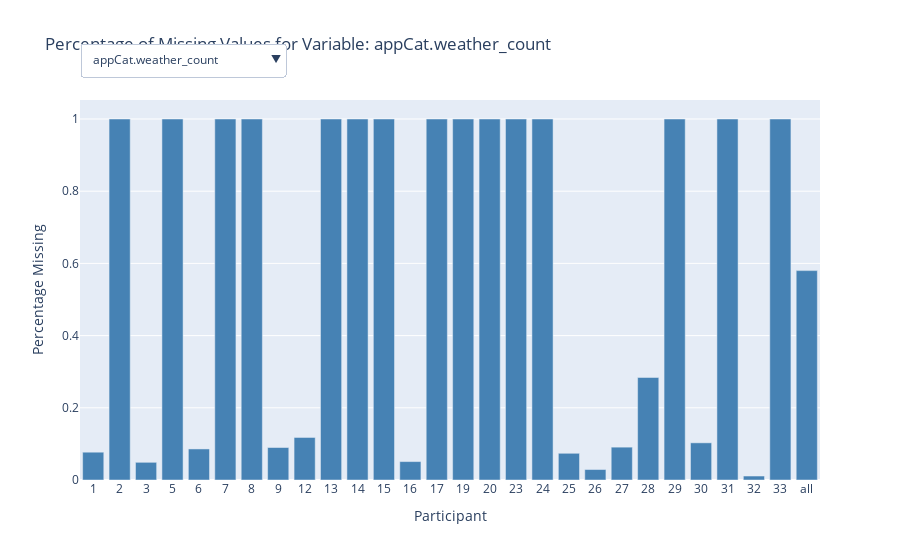

Notebook source saved alongside this figure:
### Markdown cell above
#### Plot nan exploration

### Code cell
def plotly_nan_exploration(df_nans, save_html=True, show_plot=True, title="nan_exploration"):
    """
    Create an interactive Plotly bar chart that shows the percentage of missing values
    per participant for a selected variable. A dropdown allows selection of the variable.
    
    The x-axis labels (participants) are sorted ascendingly. Numeric participant ids are 
    sorted numerically and non-numeric ones (like "all") are placed after.
    
    Parameters:
        df_nans (pd.DataFrame): DataFrame with columns 'variable', 'nan_percentage', 
                                'participant', etc.
        
    Returns:
        fig (plotly.graph_objects.Figure): Interactive bar chart.
    """
    # Get the list of unique variables
    variables = df_nans['variable'].unique()
    
    # Create a dictionary for each variable containing its sorted x and y data
    data_dict = {}
    for var in variables:
        # Get rows corresponding to the variable and make a copy for sorting
        df_var = df_nans[df_nans['variable'] == var].copy()
        # Try converting participant to numeric; non-convertible values become NaN.
        df_var['sort_key'] = pd.to_numeric(df_var['participant'], errors='coerce')
        # Sort: numeric values (lower sort_key) come first; then non-numeric values.
        df_var = df_var.sort_values(by=['sort_key', 'participant'])
        # Convert participants to string to treat them as categorical labels.
        x_labels = df_var['participant'].astype(str).tolist()
        data_dict[var] = {
            "x": x_labels,
            "y": df_var['nan_percentage'].tolist()
        }
    
    # Create initial plot for the first variable in the list
    initial_var = variables[0]
    fig = go.Figure(
        data=[
            go.Bar(
                x=data_dict[initial_var]["x"],
                y=data_dict[initial_var]["y"],
                marker_color='steelblue'
            )
        ]
    )
    
    # Define dropdown buttons to update the data based on variable selection
    dropdown_buttons = []
    for var in variables:
        dropdown_buttons.append(
            dict(
                label=var,
                method="update",
                args=[
                    {"x": [data_dict[var]["x"]],
                     "y": [data_dict[var]["y"]]
                    },
                    {"title": f"Percentage of Missing Values for Variable: {var}"}
                ]
            )
        )
    
    # Update the layout with title, axis labels, and dropdown menu
    fig.update_layout(
        title=f"Percentage of Missing Values for Variable: {initial_var}",
        xaxis_title="Participant",
        yaxis_title="Percentage Missing",
        updatemenus=[
            dict(
                active=0,
                buttons=dropdown_buttons,
                x=0.0,
                xanchor="left",
                y=1.15,
                yanchor="top"
            )
        ]
    )
    
    # Force the x-axis to treat values as categorical so that all labels are shown
    fig.update_xaxes(type='category')
    
    if save_html:
        outdir = "figures/plotly/nan_exploration"
        os.makedirs(outdir, exist_ok=True)
        fig.write_html(os.path.join(outdir, f"{title}.html"))
    
    # Show the figure if requested.
    if show_plot:
        fig.show()


plotly_nan_exploration(df_nans)

### Figure 1 — Plotly figure (JSON) as saved in the notebook; plotly's stock layout.template omitted (floating-point values rounded to 4 significant figures)
{"data": [{"marker": {"color": "steelblue"}, "type": "bar", "x": ["1", "2", "3", "5", "6", "7", "8", "9", "12", "13", "14", "15", "16", "17", "19", "20", "23", "24", "25", "26", "27", "28", "29", "30", "31", "32", "33", "all"], "y": [0.077, 1, 0.049, 1, 0.086, 1, 1, 0.09, 0.118, 1, 1, 1, 0.051, 1, 1, 1, 1, 1, 0.074, 0.029, 0.091, 0.284, 1, 0.103, 1, 0.011, 1, 0.58]}], "layout": {"title": {"text": "Percentage of Missing Values for Variable: appCat.weather_count"}, "updatemenus": [{"active": 0, "buttons": [{"args": [{"x": [["1", "2", "3", "5", "6", "7", "8", "9", "12", "13", "14", "15", "16", "17", "19", "20", "23", "24", "25", "26", "27", "28", "29", "30", "31", "32", "33", "all"]], "y": [[0.077, 1, 0.049, 1, 0.086, 1, 1, 0.09, 0.118, 1, 1, 1, 0.051, 1, 1, 1, 1, 1, 0.074, 0.029, 0.091, 0.284, 1, 0.103, 1, 0.011, 1, 0.58]]}, {"title": "Percentage of Missing Values for Variable: appCat.weather_count"}], "label": "appCat.weather_count", "method": "update"}, {"args": [{"x": [["1", "2", "3", "5", "6", "7", "8", "9", "12", "13", "14", "15", "16", "17", "19", "20", "23", "24", "25", "26", "27", "28", "29", "30", "31", "32", "33", "all"]], "y": [[0.897, 1, 0.654, 0.987, 0.691, 1, 0.923, 0.808, 0.737, 0.831, 0.962, 0.877, 1, 0.782, 1, 1, 0.844, 0.855, 0.765, 0.99, 0.989, 0.988, 0.511, 0.808, 0.744, 0.954, 0.981, 0.872]]}, {"title": "Percentage of Missing Values for Variable: appCat.office"}], "label": "appCat.office", "method": "update"}, {"args": [{"x": [["1", "2", "3", "5", "6", "7", "8", "9", "12", "13", "14", "15", "16", "17", "19", "20", "23", "24", "25", "26", "27", "28", "29", "30", "31", "32", "33", "all"]], "y": [[0.59, 1, 0.691, 1, 1, 1, 1, 0.731, 0.75, 1, 0.872, 0.988, 0.808, 0.974, 1, 0.974, 1, 1, 0.963, 1, 1, 0.679, 0.955, 0.679, 0.767, 1, 0.99, 0.904]]}, {"title": "Percentage of Missing Values for Variable: appCat.finance"}], "label": "appCat.finance", "method": "update"}, {"args": [{"x": [["1", "2", "3", "5", "6", "7", "8", "9", "12", "13", "14", "15", "16", "17", "19", "20", "23", "24", "25", "26", "27", "28", "29", "30", "31", "32", "33", "all"]], "y": [[0.077, 1, 0.049, 1, 1, 1, 1, 0.09, 0.118, 1, 0.077, 0.025, 0.051, 0.038, 1, 0.154, 1, 1, 0.074, 1, 1, 0.284, 0.17, 0.103, 0.133, 1, 0.029, 0.486]]}, {"title": "Percentage of Missing Values for Variable: appCat.finance_count"}], "label": "appCat.finance_count", "method": "update"}, {"args": [{"x": [["1", "2", "3", "5", "6", "7", "8", "9", "12", "13", "14", "15", "16", "17", "19", "20", "23", "24", "25", "26", "27", "28", "29", "30", "31", "32", "33", "all"]], "y": [[0.987, 1, 0.975, 1, 0.889, 1, 1, 0.872, 0.961, 1, 1, 1, 0.974, 1, 1, 1, 1, 1, 0.741, 0.825, 0.898, 0.667, 1, 0.872, 1, 0.989, 1, 0.948]]}, {"title": "Percentage of Missing Values for Variable: appCat.weather"}], "label": "appCat.weather", "method": "update"}, {"args": [{"x": [["1", "2", "3", "5", "6", "7", "8", "9", "12", "13", "14", "15", "16", "17", "19", "20", "23", "24", "25", "26", "27", "28", "29", "30", "31", "32", "33", "all"]], "y": [[0.077, 1, 0.049, 0.091, 0.086, 1, 0.141, 0.09, 0.118, 0.065, 0.077, 0.025, 1, 0.038, 1, 1, 0.182, 0, 0.074, 0.029, 0.091, 0.284, 0.17, 0.103, 0.133, 0.011, 0.029, 0.238]]}, {"title": "Percentage of Missing Values for Variable: appCat.office_count"}], "label": "appCat.office_count", "method": "update"}, {"args": [{"x": [["1", "2", "3", "5", "6", "7", "8", "9", "12", "13", "14", "15", "16", "17", "19", "20", "23", "24", "25", "26", "27", "28", "29", "30", "31", "32", "33", "all"]], "y": [[0.077, 1, 0.049, 0.091, 0.086, 0, 0.141, 0.09, 0.118, 0.065, 0.077, 0.025, 0.051, 0.038, 0.064, 0.154, 0.182, 0, 0.074, 0.029, 1, 0.284, 1, 0.103, 0.133, 1, 0.029, 0.227]]}, {"title": "Percentage of Missing Values for Variable: appCat.unknown_count"}], "label": "appCat.unknown_count", "method": "update"}, {"args": [{"x": [["1", "2", "3", "5", "6", "7", "8", "9", "12", "13", "14", "15", "16", "17", "19", "20", "23", "24", "25", "26", "27", "28", "29", "30", "31", "32", "33", "all"]], "y": [[0.923, 1, 0.593, 0.506, 0.988, 0.64, 0.897, 0.846, 0.987, 0.909, 0.987, 0.988, 0.987, 0.987, 0.885, 0.885, 0.545, 0.839, 0.975, 0.874, 1, 0.753, 1, 0.59, 0.989, 1, 0.952, 0.877]]}, {"title": "Percentage of Missing Values for Variable: appCat.unknown"}], "label": "appCat.unknown", "method": "update"}, {"args": [{"x": [["1", "2", "3", "5", "6", "7", "8", "9", "12", "13", "14", "15", "16", "17", "19", "20", "23", "24", "25", "26", "27", "28", "29", "30", "31", "32", "33", "all"]], "y": [[0.077, 1, 1, 1, 0.086, 0, 1, 0.09, 0.118, 1, 0.077, 1, 0.051, 0.038, 0.064, 0.154, 0.182, 1, 0.074, 1, 0.091, 0.284, 1, 0.103, 1, 1, 1, 0.517]]}, {"title": "Percentage of Missing Values for Variable: appCat.game_count"}], "label": "appCat.game_count", "method": "update"}, {"args": [{"x": [["1", "2", "3", "5", "6", "7", "8", "9", "12", "13", "14", "15", "16", "17", "19", "20", "23", "24", "25", "26", "27", "28", "29", "30", "31", "32", "33", "all"]], "y": [[0.91, 1, 1, 1, 0.901, 0.98, 1, 0.974, 0.882, 1, 0.987, 1, 0.987, 0.974, 0.974, 0.795, 0.636, 1, 0.728, 1, 0.568, 0.617, 1, 0.679, 1, 1, 1, 0.91]]}, {"title": "Percentage of Missing Values for Variable: appCat.game"}], "label": "appCat.game", "method": "update"}, {"args": [{"x": [["1", "2", "3", "5", "6", "7", "8", "9", "12", "13", "14", "15", "16", "17", "19", "20", "23", "24", "25", "26", "27", "28", "29", "30", "31", "32", "33", "all"]], "y": [[0.423, 0.941, 0.741, 0.455, 1, 0.86, 0.603, 0.731, 0.737, 0.922, 0.987, 0.975, 0.974, 0.718, 0.974, 0.987, 0.792, 0.565, 0.988, 0.893, 0.966, 0.679, 0.864, 0.436, 0.644, 0.954, 0.712, 0.799]]}, {"title": "Percentage of Missing Values for Variable: appCat.utilities"}], "label": "appCat.utilities", "method": "update"}, {"args": [{"x": [["1", "2", "3", "5", "6", "7", "8", "9", "12", "13", "14", "15", "16", "17", "19", "20", "23", "24", "25", "26", "27", "28", "29", "30", "31", "32", "33", "all"]], "y": [[0.077, 0, 0.049, 0.091, 1, 0, 0.141, 0.09, 0.118, 0.065, 0.077, 0.025, 0.051, 0.038, 0.064, 0.154, 0.182, 0, 0.074, 0.029, 0.091, 0.284, 0.17, 0.103, 0.133, 0.011, 0.029, 0.118]]}, {"title": "Percentage of Missing Values for Variable: appCat.utilities_count"}], "label": "appCat.utilities_count", "method": "update"}, {"args": [{"x": [["1", "2", "3", "5", "6", "7", "8", "9", "12", "13", "14", "15", "16", "17", "19", "20", "23", "24", "25", "26", "27", "28", "29", "30", "31", "32", "33", "all"]], "y": [[0.679, 0.809, 0.84, 0.987, 0.605, 0.56, 0.949, 0.718, 0.592, 0.779, 0.91, 0.938, 0.962, 0.577, 0.962, 0.987, 0.623, 0.871, 0.765, 0.874, 0.773, 0.704, 0.75, 0.795, 0.922, 0.77, 0.817, 0.801]]}, {"title": "Percentage of Missing Values for Variable: appCat.travel"}], "label": "appCat.travel", "method": "update"}, {"args": [{"x": [["1", "2", "3", "5", "6", "7", "8", "9", "12", "13", "14", "15", "16", "17", "19", "20", "23", "24", "25", "26", "27", "28", "29", "30", "31", "32", "33", "all"]], "y": [[0.397, 0.529, 0.407, 0.312, 0.432, 0.1, 0.603, 0.526, 0.474, 0.597, 0.897, 0.938, 0.667, 0.474, 0.923, 0.731, 0.455, 0.694, 0.852, 0.66, 0.977, 0.58, 0.716, 0.41, 0.667, 0.494, 0.577, 0.605]]}, {"title": "Percentage of Missing Values for Variable: appCat.entertainment"}], "label": "appCat.entertainment", "method": "update"}, {"args": [{"x": [["1", "2", "3", "5", "6", "7", "8", "9", "12", "13", "14", "15", "16", "17", "19", "20", "23", "24", "25", "26", "27", "28", "29", "30", "31", "32", "33", "all"]], "y": [[0.397, 0.515, 0.951, 0.558, 0.432, 0.04, 0.308, 0.667, 0.474, 0.325, 0.667, 0.864, 0.564, 0.397, 0.603, 0.641, 0.506, 0.177, 0.667, 0.553, 0.511, 0.531, 0.511, 0.41, 0.656, 0.77, 0.577, 0.541]]}, {"title": "Percentage of Missing Values for Variable: appCat.social"}], "label": "appCat.social", "method": "update"}, {"args": [{"x": [["1", "2", "3", "5", "6", "7", "8", "9", "12", "13", "14", "15", "16", "17", "19", "20", "23", "24", "25", "26", "27", "28", "29", "30", "31", "32", "33", "all"]], "y": [[0.346, 0.029, 0.284, 0.429, 0.383, 0.4, 0.897, 0.41, 0.276, 0.532, 0.526, 0.198, 0.321, 0.577, 0.103, 0.744, 0.468, 0.258, 0.148, 0.398, 0.284, 0.642, 0.614, 0.385, 0.378, 0.08, 0.154, 0.379]]}, {"title": "Percentage of Missing Values for Variable: call"}], "label": "call", "method": "update"}, {"args": [{"x": [["1", "2", "3", "5", "6", "7", "8", "9", "12", "13", "14", "15", "16", "17", "19", "20", "23", "24", "25", "26", "27", "28", "29", "30", "31", "32", "33", "all"]], "y": [[0.679, 0.382, 0.556, 0.779, 0.691, 0.46, 0.744, 0.731, 0.776, 0.675, 0.654, 0.691, 0.487, 0.654, 0.731, 0.603, 0.753, 0.532, 0.741, 0.709, 0.636, 0.877, 0.432, 0.872, 0.6, 0.678, 0.587, 0.659]]}, {"title": "Percentage of Missing Values for Variable: sms"}], "label": "sms", "method": "update"}, {"args": [{"x": [["1", "2", "3", "5", "6", "7", "8", "9", "12", "13", "14", "15", "16", "17", "19", "20", "23", "24", "25", "26", "27", "28", "29", "30", "31", "32", "33", "all"]], "y": [[0.41, 0.544, 0.42, 0.312, 0.457, 0.04, 0.308, 0.551, 0.474, 0.338, 0.436, 0.691, 0.628, 0.397, 0.423, 0.692, 0.481, 0.113, 0.617, 0.553, 0.511, 0.531, 0.534, 0.41, 0.622, 0.552, 0.577, 0.48]]}, {"title": "Percentage of Missing Values for Variable: appCat.other"}], "label": "appCat.other", "method": "update"}, {"args": [{"x": [["1", "2", "3", "5", "6", "7", "8", "9", "12", "13", "14", "15", "16", "17", "19", "20", "23", "24", "25", "26", "27", "28", "29", "30", "31", "32", "33", "all"]], "y": [[0.397, 0.397, 0.42, 0.312, 0.444, 0.04, 0.205, 0.41, 0.461, 0.312, 0.436, 0.321, 0.321, 0.282, 0.41, 0.397, 0.494, 0.145, 0.63, 0.34, 0.523, 0.531, 0.523, 0.397, 0.522, 0.575, 0.587, 0.412]]}, {"title": "Percentage of Missing Values for Variable: circumplex.valence"}], "label": "circumplex.valence", "method": "update"}, {"args": [{"x": [["1", "2", "3", "5", "6", "7", "8", "9", "12", "13", "14", "15", "16", "17", "19", "20", "23", "24", "25", "26", "27", "28", "29", "30", "31", "32", "33", "all"]], "y": [[0.397, 0.397, 0.42, 0.312, 0.444, 0.04, 0.205, 0.41, 0.461, 0.312, 0.436, 0.321, 0.321, 0.282, 0.41, 0.397, 0.494, 0.113, 0.63, 0.34, 0.523, 0.531, 0.523, 0.397, 0.522, 0.575, 0.587, 0.411]]}, {"title": "Percentage of Missing Values for Variable: mood"}], "label": "mood", "method": "update"}, {"args": [{"x": [["1", "2", "3", "5", "6", "7", "8", "9", "12", "13", "14", "15", "16", "17", "19", "20", "23", "24", "25", "26", "27", "28", "29", "30", "31", "32", "33", "all"]], "y": [[0.397, 0.397, 0.42, 0.312, 0.444, 0.04, 0.205, 0.41, 0.461, 0.312, 0.436, 0.321, 0.321, 0.282, 0.41, 0.397, 0.494, 0.113, 0.63, 0.34, 0.523, 0.531, 0.523, 0.397, 0.522, 0.575, 0.587, 0.411]]}, {"title": "Percentage of Missing Values for Variable: circumplex.arousal_max"}], "label": "circumplex.arousal_max", "method": "update"}, {"args": [{"x": [["1", "2", "3", "5", "6", "7", "8", "9", "12", "13", "14", "15", "16", "17", "19", "20", "23", "24", "25", "26", "27", "28", "29", "30", "31", "32", "33", "all"]], "y": [[0.397, 0.397, 0.42, 0.312, 0.444, 0.04, 0.205, 0.41, 0.461, 0.312, 0.436, 0.321, 0.321, 0.282, 0.41, 0.397, 0.494, 0.145, 0.63, 0.34, 0.523, 0.531, 0.523, 0.397, 0.522, 0.575, 0.587, 0.412]]}, {"title": "Percentage of Missing Values for Variable: circumplex.valence_max"}], "label": "circumplex.valence_max", "method": "update"}, {"args": [{"x": [["1", "2", "3", "5", "6", "7", "8", "9", "12", "13", "14", "15", "16", "17", "19", "20", "23", "24", "25", "26", "27", "28", "29", "30", "31", "32", "33", "all"]], "y": [[0.397, 0.397, 0.42, 0.312, 0.444, 0.04, 0.205, 0.41, 0.461, 0.312, 0.436, 0.321, 0.321, 0.282, 0.41, 0.397, 0.494, 0.145, 0.63, 0.34, 0.523, 0.531, 0.523, 0.397, 0.522, 0.575, 0.587, 0.412]]}, {"title": "Percentage of Missing Values for Variable: circumplex.valence_min"}], "label": "circumplex.valence_min", "method": "update"}, {"args": [{"x": [["1", "2", "3", "5", "6", "7", "8", "9", "12", "13", "14", "15", "16", "17", "19", "20", "23", "24", "25", "26", "27", "28", "29", "30", "31", "32", "33", "all"]], "y": [[0.397, 0.397, 0.42, 0.312, 0.444, 0.04, 0.205, 0.41, 0.461, 0.312, 0.436, 0.321, 0.321, 0.282, 0.41, 0.397, 0.494, 0.113, 0.63, 0.34, 0.523, 0.531, 0.523, 0.397, 0.522, 0.575, 0.587, 0.411]]}, {"title": "Percentage of Missing Values for Variable: circumplex.arousal_min"}], "label": "circumplex.arousal_min", "method": "update"}, {"args": [{"x": [["1", "2", "3", "5", "6", "7", "8", "9", "12", "13", "14", "15", "16", "17", "19", "20", "23", "24", "25", "26", "27", "28", "29", "30", "31", "32", "33", "all"]], "y": [[0.397, 0.397, 0.42, 0.312, 0.444, 0.04, 0.205, 0.41, 0.461, 0.312, 0.436, 0.321, 0.321, 0.282, 0.41, 0.397, 0.494, 0.113, 0.63, 0.34, 0.523, 0.531, 0.523, 0.397, 0.522, 0.575, 0.587, 0.411]]}, {"title": "Percentage of Missing Values for Variable: circumplex.arousal"}], "label": "circumplex.arousal", "method": "update"}, {"args": [{"x": [["1", "2", "3", "5", "6", "7", "8", "9", "12", "13", "14", "15", "16", "17", "19", "20", "23", "24", "25", "26", "27", "28", "29", "30", "31", "32", "33", "all"]], "y": [[0.397, 0.471, 0.407, 0.338, 0.457, 0.04, 0.333, 0.538, 0.474, 0.325, 0.41, 0.481, 0.333, 0.397, 0.423, 0.526, 0.429, 0.097, 0.617, 0.544, 0.511, 0.519, 0.523, 0.41, 0.589, 0.517, 0.567, 0.445]]}, {"title": "Percentage of Missing Values for Variable: appCat.builtin"}], "label": "appCat.builtin", "method": "update"}, {"args": [{"x": [["1", "2", "3", "5", "6", "7", "8", "9", "12", "13", "14", "15", "16", "17", "19", "20", "23", "24", "25", "26", "27", "28", "29", "30", "31", "32", "33", "all"]], "y": [[0.397, 0.471, 0.407, 0.351, 0.432, 0.18, 0.359, 0.538, 0.474, 0.429, 0.41, 0.407, 0.359, 0.397, 0.41, 0.513, 0.429, 0.081, 0.617, 0.544, 0.511, 0.519, 0.511, 0.41, 0.589, 0.506, 0.567, 0.448]]}, {"title": "Percentage of Missing Values for Variable: activity_max"}], "label": "activity_max", "method": "update"}, {"args": [{"x": [["1", "2", "3", "5", "6", "7", "8", "9", "12", "13", "14", "15", "16", "17", "19", "20", "23", "24", "25", "26", "27", "28", "29", "30", "31", "32", "33", "all"]], "y": [[0.397, 0.456, 0.407, 0.312, 0.444, 0.04, 0.308, 0.526, 0.474, 0.325, 0.41, 0.481, 0.333, 0.397, 0.41, 0.5, 0.429, 0.097, 0.617, 0.544, 0.511, 0.531, 0.511, 0.41, 0.589, 0.494, 0.567, 0.44]]}, {"title": "Percentage of Missing Values for Variable: screen"}], "label": "screen", "method": "update"}, {"args": [{"x": [["1", "2", "3", "5", "6", "7", "8", "9", "12", "13", "14", "15", "16", "17", "19", "20", "23", "24", "25", "26", "27", "28", "29", "30", "31", "32", "33", "all"]], "y": [[0.397, 0.471, 0.407, 0.351, 0.432, 0.18, 0.359, 0.538, 0.474, 0.429, 0.41, 0.407, 0.359, 0.397, 0.41, 0.513, 0.429, 0.081, 0.617, 0.544, 0.511, 0.519, 0.511, 0.41, 0.589, 0.506, 0.567, 0.448]]}, {"title": "Percentage of Missing Values for Variable: activity"}], "label": "activity", "method": "update"}, {"args": [{"x": [["1", "2", "3", "5", "6", "7", "8", "9", "12", "13", "14", "15", "16", "17", "19", "20", "23", "24", "25", "26", "27", "28", "29", "30", "31", "32", "33", "all"]], "y": [[0.397, 0.485, 0.407, 0.312, 0.432, 0.04, 0.308, 0.526, 0.474, 0.325, 0.462, 0.556, 0.397, 0.397, 0.41, 0.59, 0.429, 0.097, 0.617, 0.544, 0.511, 0.519, 0.511, 0.41, 0.6, 0.494, 0.577, 0.451]]}, {"title": "Percentage of Missing Values for Variable: appCat.communication"}], "label": "appCat.communication", "method": "update"}, {"args": [{"x": [["1", "2", "3", "5", "6", "7", "8", "9", "12", "13", "14", "15", "16", "17", "19", "20", "23", "24", "25", "26", "27", "28", "29", "30", "31", "32", "33", "all"]], "y": [[0.077, 0, 0.049, 0.091, 0.086, 0, 0.141, 0.09, 0.118, 0.065, 0.077, 0.025, 0.051, 0.038, 0.064, 0.154, 0.182, 0, 0.074, 0.029, 0.091, 0.284, 0.17, 0.103, 0.133, 0.011, 0.029, 0.084]]}, {"title": "Percentage of Missing Values for Variable: circumplex.valence_count"}], "label": "circumplex.valence_count", "method": "update"}, {"args": [{"x": [["1", "2", "3", "5", "6", "7", "8", "9", "12", "13", "14", "15", "16", "17", "19", "20", "23", "24", "25", "26", "27", "28", "29", "30", "31", "32", "33", "all"]], "y": [[0.077, 0, 0.049, 0.091, 0.086, 0, 0.141, 0.09, 0.118, 0.065, 0.077, 0.025, 0.051, 0.038, 0.064, 0.154, 0.182, 0, 0.074, 0.029, 0.091, 0.284, 0.17, 0.103, 0.133, 0.011, 0.029, 0.084]]}, {"title": "Percentage of Missing Values for Variable: activity_count"}], "label": "activity_count", "method": "update"}, {"args": [{"x": [["1", "2", "3", "5", "6", "7", "8", "9", "12", "13", "14", "15", "16", "17", "19", "20", "23", "24", "25", "26", "27", "28", "29", "30", "31", "32", "33", "all"]], "y": [[0.077, 0, 0.049, 0.091, 0.086, 0, 0.141, 0.09, 0.118, 0.065, 0.077, 0.025, 0.051, 0.038, 0.064, 0.154, 0.182, 0, 0.074, 0.029, 0.091, 0.284, 0.17, 0.103, 0.133, 0.011, 0.029, 0.084]]}, {"title": "Percentage of Missing Values for Variable: screen_count"}], "label": "screen_count", "method": "update"}, {"args": [{"x": [["1", "2", "3", "5", "6", "7", "8", "9", "12", "13", "14", "15", "16", "17", "19", "20", "23", "24", "25", "26", "27", "28", "29", "30", "31", "32", "33", "all"]], "y": [[0.077, 0, 0.049, 0.091, 0.086, 0, 0.141, 0.09, 0.118, 0.065, 0.077, 0.025, 0.051, 0.038, 0.064, 0.154, 0.182, 0, 0.074, 0.029, 0.091, 0.284, 0.17, 0.103, 0.133, 0.011, 0.029, 0.084]]}, {"title": "Percentage of Missing Values for Variable: mood_count"}], "label": "mood_count", "method": "update"}, {"args": [{"x": [["1", "2", "3", "5", "6", "7", "8", "9", "12", "13", "14", "15", "16", "17", "19", "20", "23", "24", "25", "26", "27", "28", "29", "30", "31", "32", "33", "all"]], "y": [[0.077, 0, 0.049, 0.091, 0.086, 0, 0.141, 0.09, 0.118, 0.065, 0.077, 0.025, 0.051, 0.038, 0.064, 0.154, 0.182, 0, 0.074, 0.029, 0.091, 0.284, 0.17, 0.103, 0.133, 0.011, 0.029, 0.084]]}, {"title": "Percentage of Missing Values for Variable: sms_count"}], "label": "sms_count", "method": "update"}, {"args": [{"x": [["1", "2", "3", "5", "6", "7", "8", "9", "12", "13", "14", "15", "16", "17", "19", "20", "23", "24", "25", "26", "27", "28", "29", "30", "31", "32", "33", "all"]], "y": [[0.077, 0, 0.049, 0.091, 0.086, 0, 0.141, 0.09, 0.118, 0.065, 0.077, 0.025, 0.051, 0.038, 0.064, 0.154, 0.182, 0, 0.074, 0.029, 0.091, 0.284, 0.17, 0.103, 0.133, 0.011, 0.029, 0.084]]}, {"title": "Percentage of Missing Values for Variable: call_count"}], "label": "call_count", "method": "update"}, {"args": [{"x": [["1", "2", "3", "5", "6", "7", "8", "9", "12", "13", "14", "15", "16", "17", "19", "20", "23", "24", "25", "26", "27", "28", "29", "30", "31", "32", "33", "all"]], "y": [[0.077, 0, 0.049, 0.091, 0.086, 0, 0.141, 0.09, 0.118, 0.065, 0.077, 0.025, 0.051, 0.038, 0.064, 0.154, 0.182, 0, 0.074, 0.029, 0.091, 0.284, 0.17, 0.103, 0.133, 0.011, 0.029, 0.084]]}, {"title": "Percentage of Missing Values for Variable: circumplex.arousal_count"}], "label": "circumplex.arousal_count", "method": "update"}, {"args": [{"x": [["1", "2", "3", "5", "6", "7", "8", "9", "12", "13", "14", "15", "16", "17", "19", "20", "23", "24", "25", "26", "27", "28", "29", "30", "31", "32", "33", "all"]], "y": [[0.077, 0, 0.049, 0.091, 0.086, 0, 0.141, 0.09, 0.118, 0.065, 0.077, 0.025, 0.051, 0.038, 0.064, 0.154, 0.182, 0, 0.074, 0.029, 0.091, 0.284, 0.17, 0.103, 0.133, 0.011, 0.029, 0.084]]}, {"title": "Percentage of Missing Values for Variable: appCat.social_count"}], "label": "appCat.social_count", "method": "update"}, {"args": [{"x": [["1", "2", "3", "5", "6", "7", "8", "9", "12", "13", "14", "15", "16", "17", "19", "20", "23", "24", "25", "26", "27", "28", "29", "30", "31", "32", "33", "all"]], "y": [[0.077, 0, 0.049, 0.091, 0.086, 0, 0.141, 0.09, 0.118, 0.065, 0.077, 0.025, 0.051, 0.038, 0.064, 0.154, 0.182, 0, 0.074, 0.029, 0.091, 0.284, 0.17, 0.103, 0.133, 0.011, 0.029, 0.084]]}, {"title": "Percentage of Missing Values for Variable: appCat.travel_count"}], "label": "appCat.travel_count", "method": "update"}, {"args": [{"x": [["1", "2", "3", "5", "6", "7", "8", "9", "12", "13", "14", "15", "16", "17", "19", "20", "23", "24", "25", "26", "27", "28", "29", "30", "31", "32", "33", "all"]], "y": [[0.077, 0, 0.049, 0.091, 0.086, 0, 0.141, 0.09, 0.118, 0.065, 0.077, 0.025, 0.051, 0.038, 0.064, 0.154, 0.182, 0, 0.074, 0.029, 0.091, 0.284, 0.17, 0.103, 0.133, 0.011, 0.029, 0.084]]}, {"title": "Percentage of Missing Values for Variable: appCat.builtin_count"}], "label": "appCat.builtin_count", "method": "update"}, {"args": [{"x": [["1", "2", "3", "5", "6", "7", "8", "9", "12", "13", "14", "15", "16", "17", "19", "20", "23", "24", "25", "26", "27", "28", "29", "30", "31", "32", "33", "all"]], "y": [[0.077, 0, 0.049, 0.091, 0.086, 0, 0.141, 0.09, 0.118, 0.065, 0.077, 0.025, 0.051, 0.038, 0.064, 0.154, 0.182, 0, 0.074, 0.029, 0.091, 0.284, 0.17, 0.103, 0.133, 0.011, 0.029, 0.084]]}, {"title": "Percentage of Missing Values for Variable: appCat.communication_count"}], "label": "appCat.communication_count", "method": "update"}, {"args": [{"x": [["1", "2", "3", "5", "6", "7", "8", "9", "12", "13", "14", "15", "16", "17", "19", "20", "23", "24", "25", "26", "27", "28", "29", "30", "31", "32", "33", "all"]], "y": [[0.077, 0, 0.049, 0.091, 0.086, 0, 0.141, 0.09, 0.118, 0.065, 0.077, 0.025, 0.051, 0.038, 0.064, 0.154, 0.182, 0, 0.074, 0.029, 0.091, 0.284, 0.17, 0.103, 0.133, 0.011, 0.029, 0.084]]}, {"title": "Percentage of Missing Values for Variable: appCat.other_count"}], "label": "appCat.other_count", "method": "update"}, {"args": [{"x": [["1", "2", "3", "5", "6", "7", "8", "9", "12", "13", "14", "15", "16", "17", "19", "20", "23", "24", "25", "26", "27", "28", "29", "30", "31", "32", "33", "all"]], "y": [[0.077, 0, 0.049, 0.091, 0.086, 0, 0.141, 0.09, 0.118, 0.065, 0.077, 0.025, 0.051, 0.038, 0.064, 0.154, 0.182, 0, 0.074, 0.029, 0.091, 0.284, 0.17, 0.103, 0.133, 0.011, 0.029, 0.084]]}, {"title": "Percentage of Missing Values for Variable: appCat.entertainment_count"}], "label": "appCat.entertainment_count", "method": "update"}, {"args": [{"x": [["1", "2", "3", "5", "6", "7", "8", "9", "12", "13", "14", "15", "16", "17", "19", "20", "23", "24", "25", "26", "27", "28", "29", "30", "31", "32", "33", "all"]], "y": [[0, 0, 0, 0, 0, 0, 0, 0, 0, 0, 0, 0, 0, 0, 0, 0, 0, 0, 0, 0, 0, 0, 0, 0, 0, 0, 0, 0]]}, {"title": "Percentage of Missing Values for Variable: id_num"}], "label": "id_num", "method": "update"}, {"args": [{"x": [["1", "2", "3", "5", "6", "7", "8", "9", "12", "13", "14", "15", "16", "17", "19", "20", "23", "24", "25", "26", "27", "28", "29", "30", "31", "32", "33", "all"]], "y": [[0, 0, 0, 0, 0, 0, 0, 0, 0, 0, 0, 0, 0, 0, 0, 0, 0, 0, 0, 0, 0, 0, 0, 0, 0, 0, 0, 0]]}, {"title": "Percentage of Missing Values for Variable: day"}], "label": "day", "method": "update"}], "x": 0, "xanchor": "left", "y": 1.15, "yanchor": "top"}], "xaxis": {"title": {"text": "Participant"}, "type": "category"}, "yaxis": {"title": {"text": "Percentage Missing"}}}}
